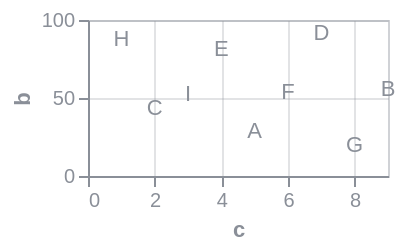

This figure's Vega-Lite source:
### Vega specification from a JSON file in a GitHub repository (floating-point values rounded to 4 significant figures)
{"$schema": "https://vega.github.io/schema/vega/v6.json", "background": null, "padding": 5, "width": 150, "height": 78, "style": "cell", "data": [{"name": "source_0", "values": [{"a": "A", "b": 28, "c": 5, "g": "x"}, {"a": "B", "b": 55, "c": 9, "g": "y"}, {"a": "C", "b": 43, "c": 2, "g": "x"}, {"a": "D", "b": 91, "c": 7, "g": "y"}, {"a": "E", "b": 81, "c": 4, "g": "x"}, {"a": "F", "b": 53, "c": 6, "g": "y"}, {"a": "G", "b": 19, "c": 8, "g": "x"}, {"a": "H", "b": 87, "c": 1, "g": "y"}, {"a": "I", "b": 52, "c": 3, "g": "x"}]}, {"name": "data_0", "source": "source_0", "transform": [{"type": "filter", "expr": "isValid(datum[\"c\"]) && isFinite(+datum[\"c\"]) && isValid(datum[\"b\"]) && isFinite(+datum[\"b\"])"}]}], "marks": [{"name": "marks", "type": "text", "style": ["text"], "from": {"data": "data_0"}, "encode": {"update": {"fill": {"value": "#8a8f98"}, "description": {"signal": "\"c: \" + (format(datum[\"c\"], \"\")) + \"; b: \" + (format(datum[\"b\"], \"\")) + \"; a: \" + (isValid(datum[\"a\"]) ? isArray(datum[\"a\"]) ? join(datum[\"a\"], ' ') : datum[\"a\"] : \"\"+datum[\"a\"])"}, "x": {"scale": "x", "field": "c"}, "y": {"scale": "y", "field": "b"}, "text": {"signal": "isValid(datum[\"a\"]) ? datum[\"a\"] : \"\"+datum[\"a\"]"}, "align": {"value": "center"}, "baseline": {"value": "middle"}}}}], "scales": [{"name": "x", "type": "linear", "domain": {"data": "data_0", "field": "c"}, "range": [0, {"signal": "width"}], "nice": true, "zero": true}, {"name": "y", "type": "linear", "domain": {"data": "data_0", "field": "b"}, "range": [{"signal": "height"}, 0], "nice": true, "zero": true}], "axes": [{"scale": "x", "orient": "bottom", "gridScale": "y", "grid": true, "tickCount": {"signal": "ceil(width/40)"}, "domain": false, "labels": false, "aria": false, "maxExtent": 0, "minExtent": 0, "ticks": false, "zindex": 0}, {"scale": "y", "orient": "left", "gridScale": "x", "grid": true, "tickCount": {"signal": "ceil(height/40)"}, "domain": false, "labels": false, "aria": false, "maxExtent": 0, "minExtent": 0, "ticks": false, "zindex": 0}, {"scale": "x", "orient": "bottom", "grid": false, "title": "c", "labelFlush": true, "labelOverlap": true, "tickCount": {"signal": "ceil(width/40)"}, "zindex": 0}, {"scale": "y", "orient": "left", "grid": false, "title": "b", "labelOverlap": true, "tickCount": {"signal": "ceil(height/40)"}, "zindex": 0}], "config": {"axis": {"labelColor": "#8a8f98", "titleColor": "#8a8f98", "domainColor": "#8a8f98", "tickColor": "#8a8f98", "gridColor": "#8a8f98", "gridOpacity": 0.25}, "style": {"cell": {"stroke": "#8a8f98", "strokeOpacity": 0.4}}}}
